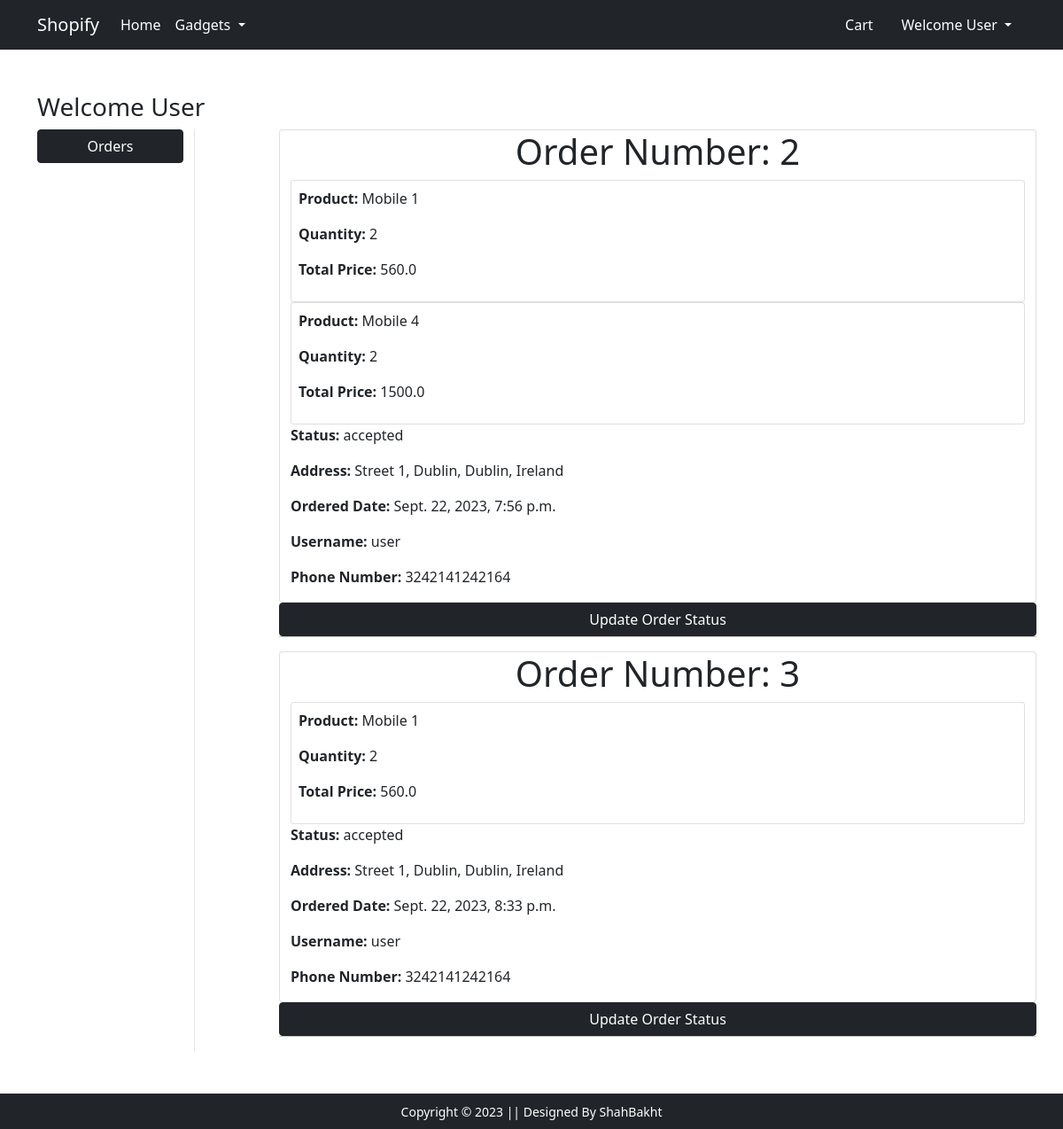
Page /admins/orders (signed in) on the committed database.
### main/models.py (models this page shows, shortened)
class Order(models.Model):
  user = models.ForeignKey(User, on_delete=models.CASCADE, related_name='orders')
  address = models.ForeignKey(Address, on_delete=models.CASCADE, related_name='orders')
  ordered_date = models.DateTimeField(auto_now_add=True)
  status = models.CharField(max_length=20, choices=STATUS_CHOICES, default='pending')

class Item(models.Model):
  order = models.ForeignKey(Order, on_delete=models.CASCADE, related_name='items')
  product = models.ForeignKey(Product, on_delete=models.CASCADE, related_name='ordered_items')
  quantity = models.IntegerField(default=1)
  @property
  def total_cost(self):
    return self.quantity * self.product.discounted_price

class Product(models.Model):
  title = models.CharField(max_length=100)
  description = models.TextField()
  selling_price = models.FloatField()
  discounted_price = models.FloatField()
  brand = models.CharField(max_length=100)
  category = models.CharField(choices=CATEGORIES, max_length=50)
  product_image = models.ImageField(upload_to='products_images')

class Address(models.Model):
  street = models.TextField()
  state = models.CharField(max_length=100)
  city = models.CharField(max_length=100)
  country = models.CharField(max_length=100)
  zip_code = models.CharField(max_length=100)
  phone_number = models.CharField(max_length=20)
  user = models.ForeignKey(User, on_delete=models.CASCADE, related_name='addresses')
  @property
  def formatted_address(self):
    return f"{self.street},  {self.state}, {self.city}, {self.country}"

### main/views.py (the view)
# urls.py: path('admins/orders', views.admin_orders, name="admin_orders"),
@login_required(login_url='login')
def admin_orders(request):
  orders = Order.objects.all()
  template_name = 'main/admin_orders.html'
  context = {
    'orders': orders
  }
  return render(request, template_name, context)

### main/templates/main/admin_orders.html (shortened to what this page needs)
{% extends 'main/base.html' %}
{% load static %}
{% block main-content %}
<div class="container my-5">
 <div class="row">
 <h3>Welcome {{ request.user.username | capfirst }}</h3>
  <div class="col-sm-2 border-end">
   <ul class="list-unstyled">
    <li class="d-grid"><a href="{% url 'orders' %}" class="btn btn-dark">Orders</a></li>
   </ul>
  </div>
  <div class="col-sm-9 offset-sm-1">
    {% if orders %}
      {% for order in orders %}
        <div class="row">
          <div class="col-sm-12 card">
            <h1 class="text-center">Order Number: {{order.id}}</h1>
            {% for item in order.items.all %}
              <div class="card p-2">
                <p><strong>Product: </strong> {{item.product.title}}</p>
                <p><strong>Quantity: </strong> {{item.quantity}}</p>
                <p><strong>Total Price: </strong> {{item.total_cost}}</p>
              </div>
            {% endfor %}
            <p><strong>Status: </strong> {{order.status}}</p>
            <p><strong>Address: </strong> {{order.address.formatted_address}}</p>
            <p><strong>Ordered Date: </strong> {{order.ordered_date}}</p>
            <p><strong>Username: </strong> {{order.user.username}}</p>
            <p><strong>Phone Number: </strong> {{order.address.phone_number}}</p>
          </div>
          <a href="{% url 'update_order_status' order.id %}" class="btn btn-dark">Update Order Status</a>
          <hr>
        </div>
      {% endfor %}
    {% endif %}
  </div>
 </div>
</div>
{% endblock main-content %}

### main/templates/main/base.html (shortened to what this page needs)
<!doctype html>
{% load static %}
<html lang="en">
  <head>
    <link href="https://cdn.jsdelivr.net/npm/bootstrap@5.0.0-beta1/dist/css/bootstrap.min.css" rel="stylesheet">
    <link rel="stylesheet" href="{% static 'main/css/owl.carousel.min.css' %}">
    <link rel="stylesheet" href="{% static 'main/css/all.min.css' %}">
    <link rel="stylesheet" href="{% static 'main/css/style.css' %}">
  </head>
  <body>
    <nav class="navbar navbar-expand-lg navbar-dark bg-dark">
     <div class="container">
       <a class="navbar-brand" href="/">Shopify</a>
       <div class="collapse navbar-collapse" id="navbarSupportedContent">
         <ul class="navbar-nav me-auto mb-2 mb-lg-0">
           <li class="nav-item">
             <a class="nav-link active" aria-current="page" href="/">Home</a>
           </li>
           <li class="nav-item dropdown">
             <a class="nav-link dropdown-toggle text-white" href="#" id="electronicsDropdown" role="button" data-bs-toggle="dropdown" aria-expanded="false">
               Gadgets
             </a>
           </li>
         </ul>
         <div>
          <ul class="navbar-nav me-auto mb-2 mb-lg-0">
          {% if request.user.is_authenticated %}
            <li class="nav-item mx-2">
              <a href="{% url 'shopping_cart' %}" class="nav-link text-white"> Cart </a>
            </li>
            <li class="nav-item dropdown mx-2">
              <a class="nav-link dropdown-toggle text-white" href="#" id="profileDropdown" role="button" data-bs-toggle="dropdown" aria-expanded="false">
                Welcome {{ request.user.username | capfirst }}
              </a>
            </li>
          {% endif %}
          </ul>
         </div>
       </div>
     </div>
    </nav>
    {% block main-content %} {% endblock main-content %}
    <footer class="container-fluid bg-dark text-center p-2 mt-5">
        <small class="text-white">Copyright &copy; 2023 || Designed By ShahBakht</small>
    </footer>
  </body>
</html>

### rows in the picture
Order: id "2", status "accepted", address.formatted_address "Street 1, Dublin, Dublin, Ireland", ordered_date "Sept. 22, 2023, 7:56 p.m.", user.username "user", address.phone_number "3242141242164"
Item: product "Mobile 1", quantity "2", total_cost "560.0"
Item: product "Mobile 4", quantity "2", total_cost "1500.0"
Order: id "3", status "accepted", address.formatted_address "Street 1, Dublin, Dublin, Ireland", ordered_date "Sept. 22, 2023, 8:33 p.m.", user.username "user", address.phone_number "3242141242164"
Item: product "Mobile 1", quantity "2", total_cost "560.0"

### other values in the picture
{{ request.user.username | capfirst }} "User"
